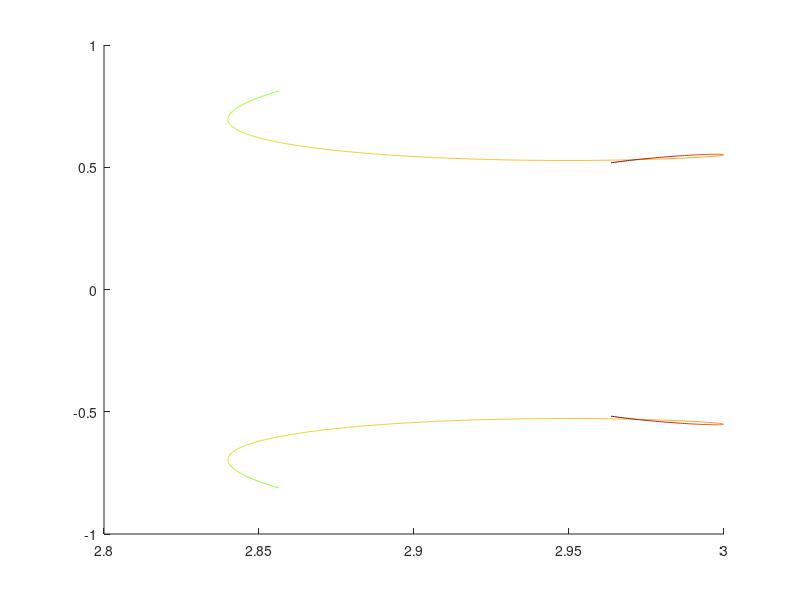

Write MATLAB code to recreate this figure. (Note: this script raises an error after producing the figure.)
% kite1()
% kite2()
function plotfig08()
  figure(8)
  hold on
  h=colormap(turbo);
  
  % curve 1
  hh=load('kite1.mat');
  curve=hh.curve;
  nnn=hh.nnn;
  kk=2.9550;        % MFS
  
  for i=1:length(curve)-1
    x1=real(curve(i));
    x2=real(curve(i+1));
    y1=imag(curve(i));
    y2=imag(curve(i+1));
    plot([x1 x2],[y1,y2],'color',h(floor((nnn(i))*8),:))
    plot([x1 x2],[-y1,-y2],'color',h(floor((nnn(i))*8),:))
  end
  plot(kk,0,'b*')
  
  % curve 2
  hh=load('kite2.mat');
  curve=hh.curve;
  nnn=hh.nnn;
  kk=4.3717;        % MFS
  
  for i=1:572
    x1=real(curve(i));
    x2=real(curve(i+1));
    y1=imag(curve(i));
    y2=imag(curve(i+1));
    plot([x1 x2],[y1,y2],'color',h(floor((nnn(i))*8),:))
    plot([x1 x2],[-y1,-y2],'color',h(floor((nnn(i))*8),:))
  end
  plot(kk,0,'b*')
  
  % remaining stuff
  colorbar
  caxis([1,32])
  axis equal
  axis([2.5 5 -1 1])
  xlabel('Re(\kappa)')
  ylabel('Im(\kappa)')
  hold off
  
  set(gcf,'renderer','Painters')
  print -depsc fig08.eps
end